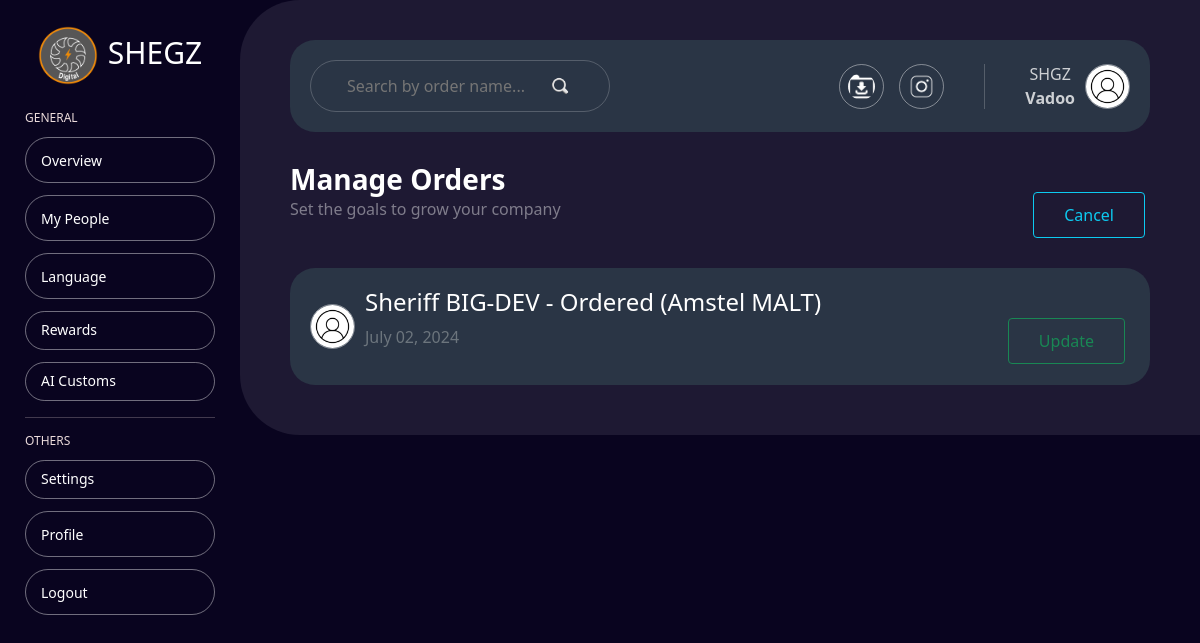
/order/326/, run on the app's committed database.
### jquery_ajax_app/models.py (models this page shows, shortened)
class Post(models.Model):
    name = models.CharField(max_length=100)
    drink = models.CharField(max_length=100)
    image = models.ImageField(default='default.jpg', upload_to='profile_pics')
    date_posted = models.DateTimeField(default=timezone.now)

### jquery_ajax_app/views.py (the view)
# urls.py: path('order/<int:pk>/', PostDetailView.as_view(), name='order-detail'),
class PostDetailView(DetailView):
    model = Post

### jquery_ajax_app/templates/jquery_ajax_app/post_detail.html (shortened to what this page needs)
{% extends 'jquery_ajax_app/base.html' %}
{% load static %}
{% block content %}
    <div class="main-background">
        <div class="search-nav">
            <div class="search-box">
                <input type="text" placeholder="Search by order name...">
                <img src="{% static 'jquery_ajax_app/img/search-icon.png' %}" alt="search-icon">
            </div>
            <div class="profile-settings">
                <div class="online-links">
                    <img src="{% static 'jquery_ajax_app/img/download.webp' %}" alt="download">
                    <img src="{% static 'jquery_ajax_app/img/instagram.png' %}" alt="instagram">
                </div>
                <div class="profile">
                    <div>
                        <p>SHGZ</p>
                        <p> <strong>Vadoo</strong> </p>
                    </div>
                    <img src="{{ object.image.url }}" alt="profile">
                </div>
            </div>
        </div>
        <div class="manage-task">
            <div class="maange-task-text">
                <h3>Manage Orders</h3>
                <p>Set the goals to grow your company</p>
            </div>
            <div class="from-group">
                <a href="{% url 'home' %}" class="btn btn-outline-info send">Cancel</a>
            </div>
        </div>
        <div class="search-nav">
            <div class="post">
                <img src="{{ object.image.url }}" alt="post">
                <div class="post-text">
                    <h4>{{ post.name }} - Ordered ({{ post.drink }})</h4>
                    <p class="text-muted">{{ post.date_posted|date:"F d, Y" }}</p>
                </div>
            </div>
            <div>
                <a href="{% url 'update-order' object.id %}" class="btn btn-outline-success send">Update</a>
            </div>
        </div>
    </div>
{% endblock %}

### data on the page
Post: image (placeholder picture), name "Sheriff BIG-DEV", drink "Amstel MALT", date_posted "July 02, 2024"
